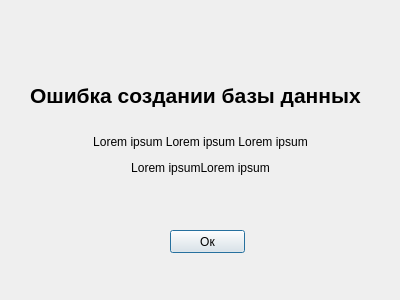
<?xml version="1.0" encoding="UTF-8"?>
<ui version="4.0">
 <class>Dialog</class>
 <widget class="QDialog" name="Dialog">
  <property name="geometry">
   <rect>
    <x>0</x>
    <y>0</y>
    <width>400</width>
    <height>300</height>
   </rect>
  </property>
  <property name="minimumSize">
   <size>
    <width>400</width>
    <height>300</height>
   </size>
  </property>
  <property name="maximumSize">
   <size>
    <width>400</width>
    <height>300</height>
   </size>
  </property>
  <property name="windowTitle">
   <string>Password Saver - Ошибка создании базы данных</string>
  </property>
  <widget class="QLabel" name="label_3">
   <property name="geometry">
    <rect>
     <x>30</x>
     <y>80</y>
     <width>351</width>
     <height>31</height>
    </rect>
   </property>
   <property name="font">
    <font>
     <pointsize>16</pointsize>
     <weight>75</weight>
     <bold>true</bold>
    </font>
   </property>
   <property name="text">
    <string>Ошибка создании базы данных</string>
   </property>
  </widget>
  <widget class="QLabel" name="label_4">
   <property name="geometry">
    <rect>
     <x>90</x>
     <y>130</y>
     <width>221</width>
     <height>51</height>
    </rect>
   </property>
   <property name="text">
    <string>&lt;html&gt;&lt;head/&gt;&lt;body&gt;&lt;p align=&quot;center&quot;&gt;Lorem ipsum Lorem ipsum Lorem ipsum&lt;/p&gt;&lt;p align=&quot;center&quot;&gt;Lorem ipsumLorem ipsum&lt;/p&gt;&lt;/body&gt;&lt;/html&gt;</string>
   </property>
  </widget>
  <widget class="QPushButton" name="pushButton">
   <property name="geometry">
    <rect>
     <x>170</x>
     <y>230</y>
     <width>75</width>
     <height>23</height>
    </rect>
   </property>
   <property name="text">
    <string>Ок</string>
   </property>
  </widget>
 </widget>
 <resources/>
 <connections/>
</ui>
